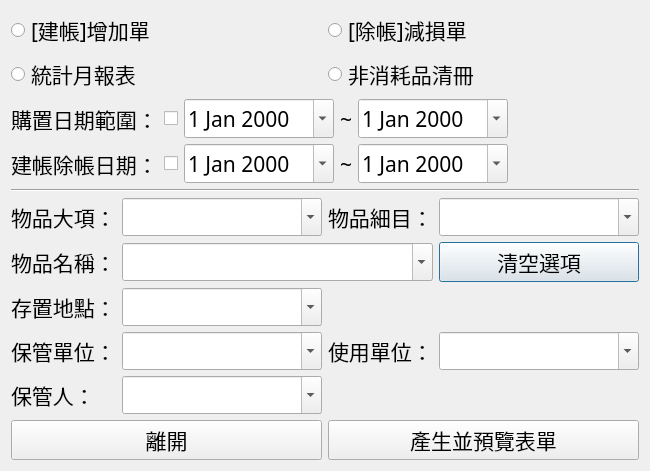
<?xml version="1.0" encoding="UTF-8"?>
<ui version="4.0">
 <class>Dialog</class>
 <widget class="QDialog" name="Dialog">
  <property name="geometry">
   <rect>
    <x>0</x>
    <y>0</y>
    <width>648</width>
    <height>421</height>
   </rect>
  </property>
  <property name="windowTitle">
   <string>列印報表</string>
  </property>
  <layout class="QVBoxLayout" name="verticalLayout">
   <item>
    <layout class="QGridLayout" name="gridLayout">
     <item row="0" column="0">
      <widget class="QRadioButton" name="rb_register">
       <property name="font">
        <font>
         <family>微軟正黑體</family>
         <pointsize>16</pointsize>
        </font>
       </property>
       <property name="text">
        <string>[建帳]增加單</string>
       </property>
      </widget>
     </item>
     <item row="0" column="1">
      <widget class="QRadioButton" name="rb_unregister">
       <property name="font">
        <font>
         <family>微軟正黑體</family>
         <pointsize>16</pointsize>
        </font>
       </property>
       <property name="text">
        <string>[除帳]減損單</string>
       </property>
      </widget>
     </item>
     <item row="1" column="0">
      <widget class="QRadioButton" name="rb_monthly">
       <property name="font">
        <font>
         <family>微軟正黑體</family>
         <pointsize>16</pointsize>
        </font>
       </property>
       <property name="text">
        <string>統計月報表</string>
       </property>
      </widget>
     </item>
     <item row="1" column="1">
      <widget class="QRadioButton" name="rb_full">
       <property name="font">
        <font>
         <family>微軟正黑體</family>
         <pointsize>16</pointsize>
        </font>
       </property>
       <property name="text">
        <string>非消耗品清冊</string>
       </property>
      </widget>
     </item>
    </layout>
   </item>
   <item>
    <layout class="QHBoxLayout" name="horizontalLayout">
     <item alignment="Qt::AlignLeft">
      <widget class="QLabel" name="label">
       <property name="font">
        <font>
         <family>微軟正黑體</family>
         <pointsize>16</pointsize>
        </font>
       </property>
       <property name="text">
        <string>購置日期範圍：</string>
       </property>
      </widget>
     </item>
     <item>
      <widget class="QCheckBox" name="purchase_date_chk">
       <property name="text">
        <string/>
       </property>
      </widget>
     </item>
     <item alignment="Qt::AlignLeft">
      <widget class="QDateEdit" name="purchase_date_min">
       <property name="font">
        <font>
         <family>微軟正黑體</family>
         <pointsize>16</pointsize>
        </font>
       </property>
       <property name="calendarPopup">
        <bool>true</bool>
       </property>
      </widget>
     </item>
     <item alignment="Qt::AlignLeft">
      <widget class="QLabel" name="label_2">
       <property name="font">
        <font>
         <family>微軟正黑體</family>
         <pointsize>16</pointsize>
        </font>
       </property>
       <property name="text">
        <string>~</string>
       </property>
      </widget>
     </item>
     <item alignment="Qt::AlignLeft">
      <widget class="QDateEdit" name="purchase_date_max">
       <property name="font">
        <font>
         <family>微軟正黑體</family>
         <pointsize>16</pointsize>
        </font>
       </property>
       <property name="calendarPopup">
        <bool>true</bool>
       </property>
      </widget>
     </item>
     <item>
      <spacer name="horizontalSpacer">
       <property name="orientation">
        <enum>Qt::Horizontal</enum>
       </property>
       <property name="sizeHint" stdset="0">
        <size>
         <width>40</width>
         <height>20</height>
        </size>
       </property>
      </spacer>
     </item>
    </layout>
   </item>
   <item>
    <layout class="QHBoxLayout" name="horizontalLayout_2">
     <item alignment="Qt::AlignLeft">
      <widget class="QLabel" name="label_4">
       <property name="font">
        <font>
         <family>微軟正黑體</family>
         <pointsize>16</pointsize>
        </font>
       </property>
       <property name="text">
        <string>建帳除帳日期：</string>
       </property>
      </widget>
     </item>
     <item>
      <widget class="QCheckBox" name="edit_date_chk">
       <property name="text">
        <string/>
       </property>
      </widget>
     </item>
     <item alignment="Qt::AlignLeft">
      <widget class="QDateEdit" name="edit_date_min">
       <property name="font">
        <font>
         <family>微軟正黑體</family>
         <pointsize>16</pointsize>
        </font>
       </property>
       <property name="calendarPopup">
        <bool>true</bool>
       </property>
      </widget>
     </item>
     <item alignment="Qt::AlignLeft">
      <widget class="QLabel" name="label_5">
       <property name="font">
        <font>
         <family>微軟正黑體</family>
         <pointsize>16</pointsize>
        </font>
       </property>
       <property name="text">
        <string>~</string>
       </property>
      </widget>
     </item>
     <item alignment="Qt::AlignLeft">
      <widget class="QDateEdit" name="edit_date_max">
       <property name="font">
        <font>
         <family>微軟正黑體</family>
         <pointsize>16</pointsize>
        </font>
       </property>
       <property name="calendarPopup">
        <bool>true</bool>
       </property>
      </widget>
     </item>
     <item>
      <spacer name="horizontalSpacer_2">
       <property name="orientation">
        <enum>Qt::Horizontal</enum>
       </property>
       <property name="sizeHint" stdset="0">
        <size>
         <width>40</width>
         <height>20</height>
        </size>
       </property>
      </spacer>
     </item>
    </layout>
   </item>
   <item>
    <widget class="Line" name="line">
     <property name="orientation">
      <enum>Qt::Horizontal</enum>
     </property>
    </widget>
   </item>
   <item>
    <layout class="QGridLayout" name="gridLayout_2">
     <item row="0" column="3">
      <widget class="QComboBox" name="subcategory">
       <property name="minimumSize">
        <size>
         <width>200</width>
         <height>0</height>
        </size>
       </property>
       <property name="font">
        <font>
         <family>微軟正黑體</family>
         <pointsize>16</pointsize>
        </font>
       </property>
       <property name="editable">
        <bool>true</bool>
       </property>
      </widget>
     </item>
     <item row="0" column="1">
      <widget class="QComboBox" name="category">
       <property name="minimumSize">
        <size>
         <width>200</width>
         <height>0</height>
        </size>
       </property>
       <property name="font">
        <font>
         <family>微軟正黑體</family>
         <pointsize>16</pointsize>
        </font>
       </property>
       <property name="editable">
        <bool>true</bool>
       </property>
      </widget>
     </item>
     <item row="0" column="0">
      <widget class="QLabel" name="label_7">
       <property name="font">
        <font>
         <family>微軟正黑體</family>
         <pointsize>16</pointsize>
        </font>
       </property>
       <property name="text">
        <string>物品大項：</string>
       </property>
      </widget>
     </item>
     <item row="0" column="2">
      <widget class="QLabel" name="label_8">
       <property name="font">
        <font>
         <family>微軟正黑體</family>
         <pointsize>16</pointsize>
        </font>
       </property>
       <property name="text">
        <string>物品細目：</string>
       </property>
      </widget>
     </item>
     <item row="1" column="3">
      <widget class="QPushButton" name="clearBtn">
       <property name="font">
        <font>
         <family>微軟正黑體</family>
         <pointsize>16</pointsize>
        </font>
       </property>
       <property name="text">
        <string>清空選項</string>
       </property>
      </widget>
     </item>
     <item row="3" column="0">
      <widget class="QLabel" name="label_11">
       <property name="font">
        <font>
         <family>微軟正黑體</family>
         <pointsize>16</pointsize>
        </font>
       </property>
       <property name="text">
        <string>保管單位：</string>
       </property>
      </widget>
     </item>
     <item row="2" column="0">
      <widget class="QLabel" name="label_10">
       <property name="font">
        <font>
         <family>微軟正黑體</family>
         <pointsize>16</pointsize>
        </font>
       </property>
       <property name="text">
        <string>存置地點：</string>
       </property>
      </widget>
     </item>
     <item row="2" column="1">
      <widget class="QComboBox" name="place">
       <property name="minimumSize">
        <size>
         <width>200</width>
         <height>0</height>
        </size>
       </property>
       <property name="font">
        <font>
         <family>微軟正黑體</family>
         <pointsize>16</pointsize>
        </font>
       </property>
       <property name="editable">
        <bool>true</bool>
       </property>
      </widget>
     </item>
     <item row="3" column="3">
      <widget class="QComboBox" name="use_department">
       <property name="minimumSize">
        <size>
         <width>200</width>
         <height>0</height>
        </size>
       </property>
       <property name="font">
        <font>
         <family>微軟正黑體</family>
         <pointsize>16</pointsize>
        </font>
       </property>
       <property name="editable">
        <bool>true</bool>
       </property>
      </widget>
     </item>
     <item row="3" column="1">
      <widget class="QComboBox" name="keep_department">
       <property name="minimumSize">
        <size>
         <width>200</width>
         <height>0</height>
        </size>
       </property>
       <property name="font">
        <font>
         <family>微軟正黑體</family>
         <pointsize>16</pointsize>
        </font>
       </property>
       <property name="editable">
        <bool>true</bool>
       </property>
      </widget>
     </item>
     <item row="3" column="2">
      <widget class="QLabel" name="label_13">
       <property name="font">
        <font>
         <family>微軟正黑體</family>
         <pointsize>16</pointsize>
        </font>
       </property>
       <property name="text">
        <string>使用單位：</string>
       </property>
      </widget>
     </item>
     <item row="1" column="1" colspan="2">
      <widget class="QComboBox" name="name">
       <property name="minimumSize">
        <size>
         <width>200</width>
         <height>0</height>
        </size>
       </property>
       <property name="font">
        <font>
         <family>微軟正黑體</family>
         <pointsize>16</pointsize>
        </font>
       </property>
       <property name="editable">
        <bool>true</bool>
       </property>
      </widget>
     </item>
     <item row="1" column="0">
      <widget class="QLabel" name="label_9">
       <property name="font">
        <font>
         <family>微軟正黑體</family>
         <pointsize>16</pointsize>
        </font>
       </property>
       <property name="text">
        <string>物品名稱：</string>
       </property>
      </widget>
     </item>
     <item row="4" column="0">
      <widget class="QLabel" name="label_12">
       <property name="font">
        <font>
         <family>微軟正黑體</family>
         <pointsize>16</pointsize>
        </font>
       </property>
       <property name="text">
        <string>保管人：</string>
       </property>
      </widget>
     </item>
     <item row="4" column="1">
      <widget class="QComboBox" name="keeper">
       <property name="minimumSize">
        <size>
         <width>200</width>
         <height>0</height>
        </size>
       </property>
       <property name="font">
        <font>
         <family>微軟正黑體</family>
         <pointsize>16</pointsize>
        </font>
       </property>
       <property name="editable">
        <bool>true</bool>
       </property>
      </widget>
     </item>
    </layout>
   </item>
   <item>
    <layout class="QHBoxLayout" name="horizontalLayout_3">
     <item>
      <widget class="QPushButton" name="quitBtn">
       <property name="font">
        <font>
         <family>微軟正黑體</family>
         <pointsize>16</pointsize>
        </font>
       </property>
       <property name="text">
        <string>離開</string>
       </property>
      </widget>
     </item>
     <item>
      <widget class="QPushButton" name="previewBtn">
       <property name="font">
        <font>
         <family>微軟正黑體</family>
         <pointsize>16</pointsize>
        </font>
       </property>
       <property name="text">
        <string>產生並預覽表單</string>
       </property>
      </widget>
     </item>
    </layout>
   </item>
  </layout>
 </widget>
 <tabstops>
  <tabstop>rb_register</tabstop>
  <tabstop>rb_monthly</tabstop>
  <tabstop>rb_full</tabstop>
  <tabstop>rb_unregister</tabstop>
  <tabstop>purchase_date_chk</tabstop>
  <tabstop>purchase_date_min</tabstop>
  <tabstop>purchase_date_max</tabstop>
  <tabstop>edit_date_chk</tabstop>
  <tabstop>edit_date_min</tabstop>
  <tabstop>edit_date_max</tabstop>
  <tabstop>category</tabstop>
  <tabstop>subcategory</tabstop>
  <tabstop>name</tabstop>
  <tabstop>clearBtn</tabstop>
  <tabstop>place</tabstop>
  <tabstop>keep_department</tabstop>
  <tabstop>use_department</tabstop>
  <tabstop>keeper</tabstop>
  <tabstop>quitBtn</tabstop>
 </tabstops>
 <resources/>
 <connections>
  <connection>
   <sender>quitBtn</sender>
   <signal>clicked()</signal>
   <receiver>Dialog</receiver>
   <slot>reject()</slot>
   <hints>
    <hint type="sourcelabel">
     <x>87</x>
     <y>514</y>
    </hint>
    <hint type="destinationlabel">
     <x>36</x>
     <y>465</y>
    </hint>
   </hints>
  </connection>
 </connections>
</ui>
